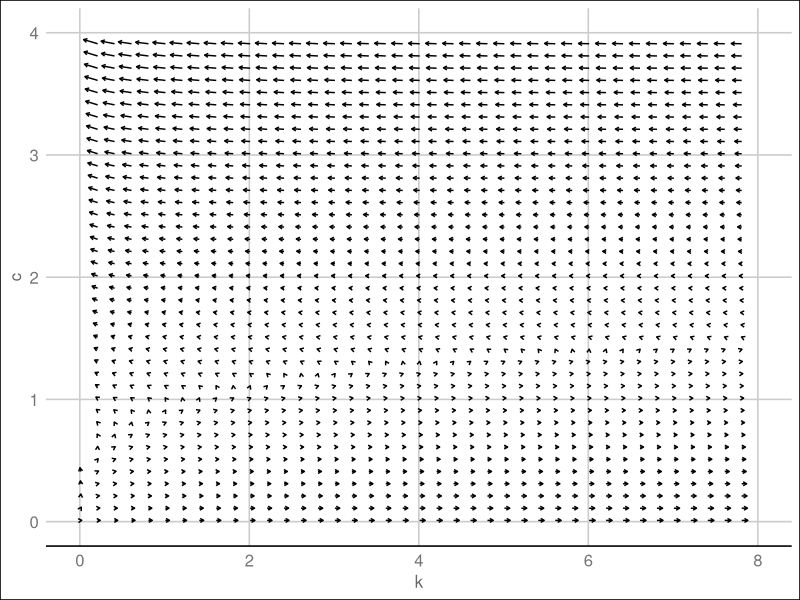
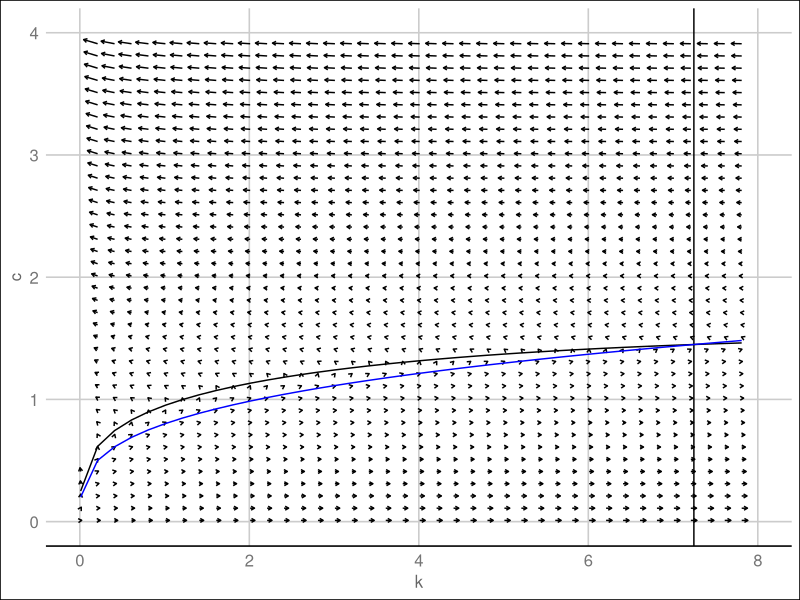
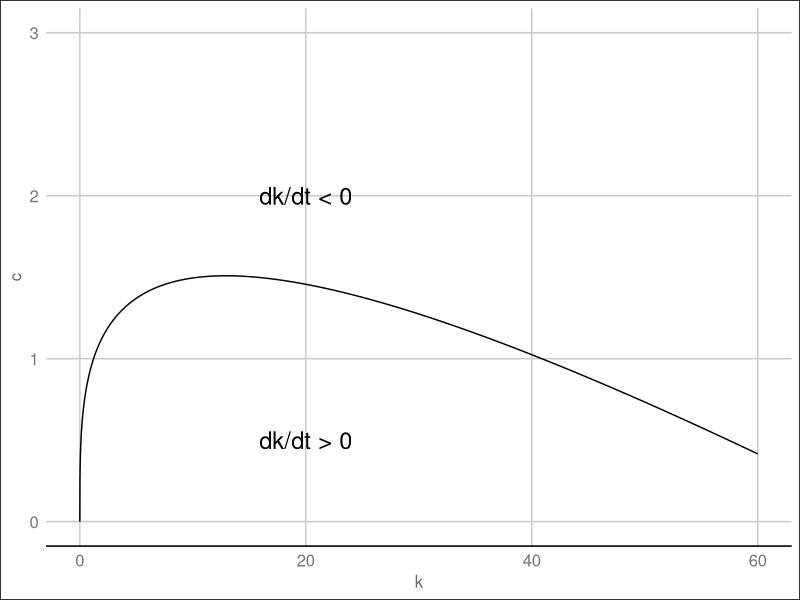
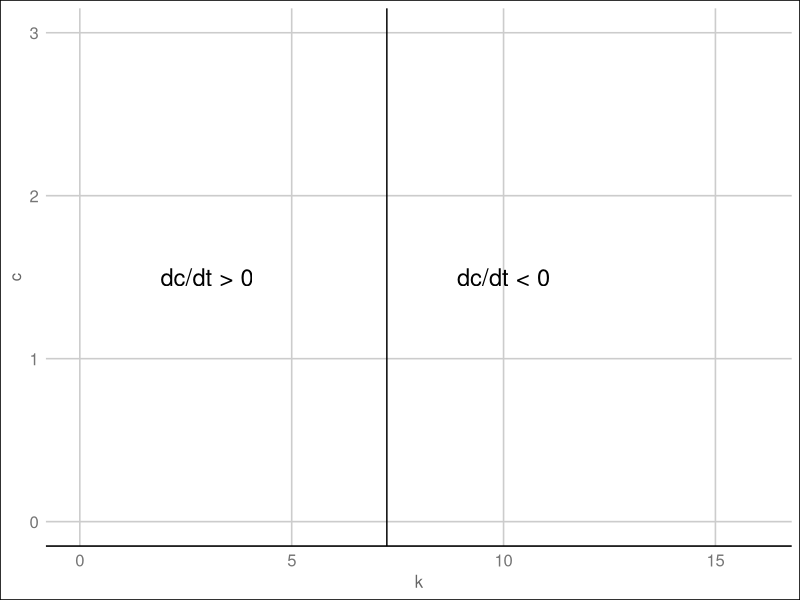
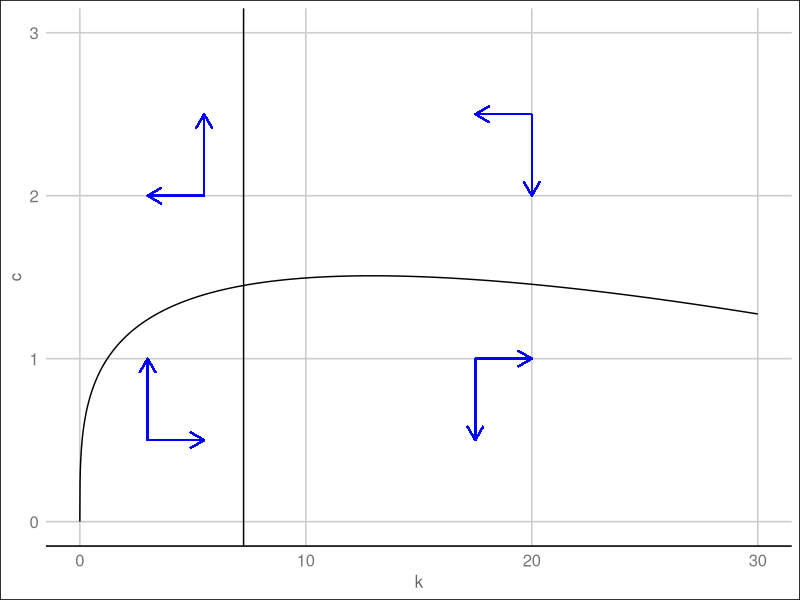

Here is the R script that generated these plots, in order:
## ---- chunk 1
knitr::opts_chunk$set(echo = FALSE)
library(tidyverse)
library(grid)
library(ggthemes)
## ---- chunk 2
k = seq(0.01, 8.0, by=0.2)
c = seq(0.01, 4.0, by=0.1)
d = 0.05
alpha = 0.3
delta = 0.05
theta = 5
rho = alpha * delta * theta - delta

grid = tibble(k=k, c=c)
vector_field = grid %>% 
  expand(k, c) %>%  
  mutate(
    dk = d * (k ^ alpha - delta * k - c),
    dc = d * (alpha * k ^ (alpha - 1) - rho) * c / theta
  )
(p = ggplot(vector_field, aes(x = k, y = c)) + 
      geom_segment(aes(xend = k + dk, yend = c + dc), 
                   arrow = arrow(length = unit(0.1,"cm"))) +
      xlim(0, 8) + ylim(0, 4)) + theme_gdocs()
## ---- chunk 3
modified_golden_rule = (alpha / (delta + rho))^(1/(1-alpha))
grid = grid %>% mutate(
  locus = k ^ alpha - delta * k,
  consumption = (1 - 1/theta) * k ^ alpha
)
p + geom_line(data=grid, aes(x=k, y=locus)) + 
  geom_vline(xintercept=modified_golden_rule) + 
  geom_line(data=grid, aes(x=k, y=consumption), color='blue') + theme_gdocs()
## ---- chunk 4
tbl = 
  tibble(k = seq(0, 60, by=0.01)) %>% 
  mutate(kdot_is_0 = k ^ alpha - delta * k)

ggplot(tbl) + geom_line(aes(x=k, y=kdot_is_0)) + 
  labs(x='k', y='c') + ylim(0, 3.0) + theme_gdocs() + 
  annotate("text", x=20, y=0.5, label="dk/dt > 0", size=6) +
  annotate("text", x=20, y=2.0, label="dk/dt < 0", size=6)
## ---- chunk 5
ggplot(tbl) + geom_vline(xintercept=modified_golden_rule ) + 
  labs(x='k', y='c') + ylim(0, 3.0) + xlim(0, 16) + theme_gdocs() + 
  annotate("text", x=3, y=1.5, label="dc/dt > 0", size=6) +
  annotate("text", x=10, y=1.5, label="dc/dt < 0", size=6)
## ---- chunk 6
ggplot(tbl) + geom_line(aes(x=k, y=kdot_is_0)) + 
  geom_vline(xintercept=modified_golden_rule ) + 
  labs(x='k', y='c') + ylim(0, 3.0) + xlim(0, 30) + theme_gdocs() + 
  geom_segment(aes(x=5.5, xend=5.5, y=2, yend=2.5), color="blue", 
               arrow=arrow(length=unit(0.03, "npc"))) + 
  geom_segment(aes(x=3, xend=3, y=0.5, yend=1.0), color="blue", 
               arrow=arrow(length=unit(0.03, "npc"))) + 
  geom_segment(aes(x=20, xend=20, y=2.5, yend=2), color="blue", 
               arrow=arrow(length=unit(0.03, "npc"))) + 
  geom_segment(aes(x=17.5, xend=17.5, y=1.0, yend=0.5), color="blue", 
               arrow=arrow(length=unit(0.03, "npc"))) +
  geom_segment(aes(x=3, xend=5.5, y=0.5, yend=0.5), color="blue", 
               arrow=arrow(length=unit(0.03, "npc"))) + 
  geom_segment(aes(x=5.5, xend=3, y=2.0, yend=2.0), color="blue", 
               arrow=arrow(length=unit(0.03, "npc"))) + 
  geom_segment(aes(x=20, xend=17.5, y=2.5, yend=2.5), color="blue", 
               arrow=arrow(length=unit(0.03, "npc"))) + 
  geom_segment(aes(x=17.5, xend=20, y=1.0, yend=1.0), color="blue", 
               arrow=arrow(length=unit(0.03, "npc")))
